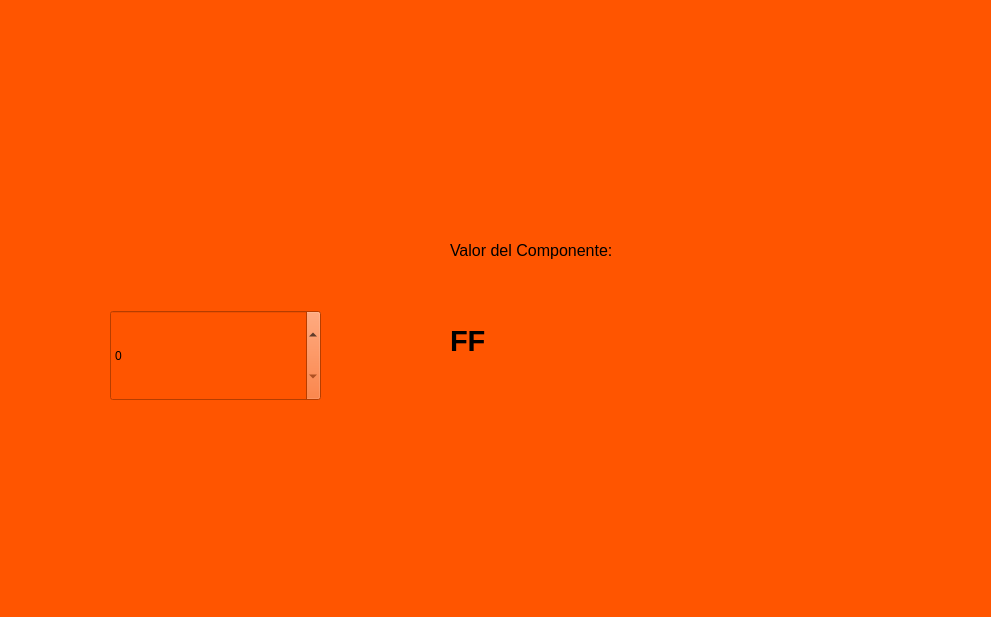
<?xml version="1.0" encoding="UTF-8"?>
<ui version="4.0">
 <class>MainWindow</class>
 <widget class="QMainWindow" name="MainWindow">
  <property name="geometry">
   <rect>
    <x>0</x>
    <y>0</y>
    <width>991</width>
    <height>617</height>
   </rect>
  </property>
  <property name="windowTitle">
   <string>MainWindow</string>
  </property>
  <property name="styleSheet">
   <string notr="true">background-color: rgb(255, 85, 0);</string>
  </property>
  <widget class="QWidget" name="centralwidget">
   <widget class="QLabel" name="label_9">
    <property name="geometry">
     <rect>
      <x>680</x>
      <y>390</y>
      <width>281</width>
      <height>171</height>
     </rect>
    </property>
    <property name="text">
     <string/>
    </property>
    <property name="pixmap">
     <pixmap resource="Recursos.qrc">:/AutosF1/alpine.jpg</pixmap>
    </property>
    <property name="scaledContents">
     <bool>true</bool>
    </property>
   </widget>
   <widget class="QLabel" name="label_10">
    <property name="geometry">
     <rect>
      <x>30</x>
      <y>0</y>
      <width>931</width>
      <height>171</height>
     </rect>
    </property>
    <property name="text">
     <string/>
    </property>
    <property name="pixmap">
     <pixmap resource="Recursos.qrc">:/AutosF1/redbull.png</pixmap>
    </property>
    <property name="scaledContents">
     <bool>true</bool>
    </property>
   </widget>
   <widget class="QLabel" name="label">
    <property name="geometry">
     <rect>
      <x>450</x>
      <y>230</y>
      <width>241</width>
      <height>41</height>
     </rect>
    </property>
    <property name="font">
     <font>
      <pointsize>12</pointsize>
     </font>
    </property>
    <property name="text">
     <string>Valor del Componente:</string>
    </property>
   </widget>
   <widget class="QLabel" name="txt_valor">
    <property name="geometry">
     <rect>
      <x>450</x>
      <y>320</y>
      <width>241</width>
      <height>41</height>
     </rect>
    </property>
    <property name="font">
     <font>
      <pointsize>22</pointsize>
      <weight>75</weight>
      <bold>true</bold>
     </font>
    </property>
    <property name="text">
     <string>FF</string>
    </property>
    <property name="alignment">
     <set>Qt::AlignLeading|Qt::AlignLeft|Qt::AlignVCenter</set>
    </property>
   </widget>
   <widget class="QSpinBox" name="spinBox">
    <property name="geometry">
     <rect>
      <x>110</x>
      <y>310</y>
      <width>211</width>
      <height>91</height>
     </rect>
    </property>
   </widget>
  </widget>
  <widget class="QMenuBar" name="menubar">
   <property name="geometry">
    <rect>
     <x>0</x>
     <y>0</y>
     <width>991</width>
     <height>26</height>
    </rect>
   </property>
  </widget>
  <widget class="QStatusBar" name="statusbar"/>
 </widget>
 <resources>
  <include location="Recursos.qrc"/>
 </resources>
 <connections/>
</ui>
